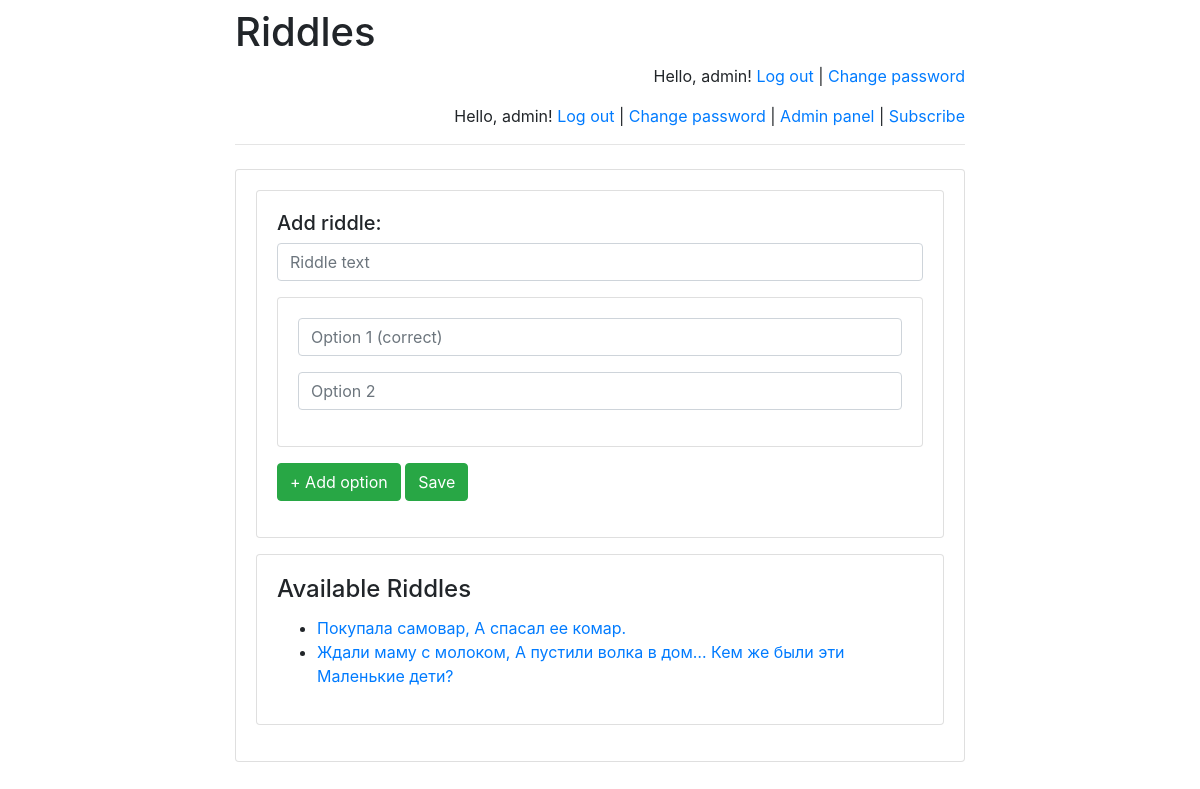
/riddles/admin/ (signed in), run on the app's committed database.
### riddles/models.py (models this page shows)
class Riddle(models.Model):
    riddle_text = models.CharField(max_length=255)
    pub_date = models.DateTimeField('date published')

### riddles/views.py (the view)
# urls.py: path('admin/', admin.site.urls)
def admin(request):
    message = None
    if "message" in request.GET:
        message = request.GET["message"]
    return render(
        request,
        "admin.html",
        {
            "latest_riddles":
                Riddle.objects.order_by('-pub_date')[:5],
            "message": message,
        }
    )

### templates/admin.html (shortened to what this page needs)
{% extends 'base.html' %}
{% block main %}
    {% if user.is_staff %}
        <div class="card mb-3">
        <div class="card-body">
        <form action="../post_riddle/" method="post">
            <h5>Add riddle:</h5>
            <div class="mb-3">
                <input class="form-control"
                       placeholder="Riddle text"
                       name="text"
                       required/>
            </div>
            <div class="card mb-3">
            <div class="card-body" id="options_new">
                <div class="mb-3">
                    <input class="form-control"
                           placeholder="Option 1 (correct)"
                           name="option1"
                           required/>
                </div>
                <div class="mb-3">
                    <input class="form-control"
                           placeholder="Option 2"
                           name="option2"
                           required/>
                </div>
            </div>
            </div>
            <div class="mb-3">
                <button class="btn btn-success"
                        onclick="addOption('options_new', 0)"
                        type="button">
                    + Add option
                </button>
                <button class="btn btn-success">
                    Save
                </button>
            </div>
        </form>
        </div>
        </div>
        <div class="card mb-3">
        <div class="card-body">
        <h4 class="card-title">Available Riddles</h4>
        {% if latest_riddles %}
            <ul>
                {% for riddle in latest_riddles %}
                    <li>
                        <a href="/riddles/{{ riddle.id }}/">
                            {{ riddle.riddle_text }}
                        </a>
                    </li>
                {% endfor %}
            </ul>
        {% else %}
            <p>No riddles are available right now.</p>
        {% endif %}
        </div>
        </div>
    {% else %}
        <h4>Access denied.</h4>
    {% endif %}
{% endblock %}

### templates/base.html (shortened to what this page needs)
<!doctype html>
<html lang="en">
<head>
    <link rel="stylesheet"
href="https://stackpath.bootstrapcdn.com/bootstrap/4.1.3/css/bootstrap.min.css">
</head>
<body>
<div class="container">
    <div class="row justify-content-center">
        <div class="col-8">
            <h1 class="mt-2">Riddles</h1>
            {% if user.is_authenticated %}
                <p class="text-right">
                    Hello, {{ user.username }}!
                    <a href="/riddles/logout">Log out</a> |
                    <a href="/riddles/password-change">
                        Change password
                    </a>
                </p>
            {% else %}
                <p class="text-right">
                    <a href="/riddles/login">Log in</a> |
                    <a href="/riddles/register">Register</a>
                </p>
            {% endif %}
<p class="text-right">
    Hello, {{ user.username }}!
    <a href="/riddles/logout">Log out</a> |
    <a href="/riddles/password-change">Change password</a>
    {% if user.is_staff %}
        | <a href="/riddles/admin">Admin panel</a>
    {% endif %}
    {% if user.email == '' %}
        | <a href="/riddles/subscribe">Subscribe</a>
    {% else %}
        | <a href="/riddles/unsubscribe">Unsubscribe</a>
    {% endif %}
</p>
            <hr class="mt-0 mb-4">
            <div class="card">
                <div class="card-body">
                    {% block main %}
                    {% endblock %}
                </div>
            </div>
        </div>
    </div>
</div>
</body>
</html>

### data on the page
Riddle: riddle_text "Покупала самовар, А спасал ее комар."
Riddle: riddle_text "Ждали маму с молоком, А пустили волка в дом… Кем же были эти Маленькие дети?"

### other printed values
{{ user.username }} "admin"
